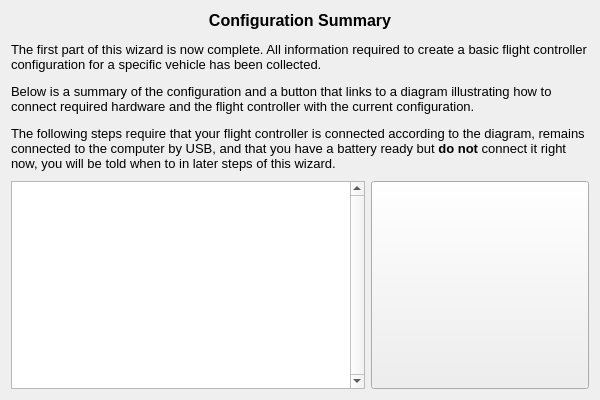
<?xml version="1.0" encoding="UTF-8"?>
<ui version="4.0">
 <class>SummaryPage</class>
 <widget class="QWizardPage" name="SummaryPage">
  <property name="geometry">
   <rect>
    <x>0</x>
    <y>0</y>
    <width>600</width>
    <height>400</height>
   </rect>
  </property>
  <property name="windowTitle">
   <string>WizardPage</string>
  </property>
  <layout class="QVBoxLayout" name="verticalLayout">
   <item>
    <widget class="QLabel" name="label">
     <property name="text">
      <string>&lt;!DOCTYPE HTML PUBLIC &quot;-//W3C//DTD HTML 4.0//EN&quot; &quot;http://www.w3.org/TR/REC-html40/strict.dtd&quot;&gt;
&lt;html&gt;&lt;head&gt;&lt;meta name=&quot;qrichtext&quot; content=&quot;1&quot; /&gt;&lt;style type=&quot;text/css&quot;&gt;
p, li { white-space: pre-wrap; }
&lt;/style&gt;&lt;/head&gt;&lt;body style=&quot; font-family:'Cantarell'; font-size:11pt; font-weight:400; font-style:normal;&quot;&gt;
&lt;p align=&quot;center&quot; style=&quot; margin-top:12px; margin-bottom:12px; margin-left:0px; margin-right:0px; -qt-block-indent:0; text-indent:0px;&quot;&gt;&lt;span style=&quot; font-family:'MS Shell Dlg 2'; font-size:12pt; font-weight:600;&quot;&gt;Configuration Summary&lt;/span&gt;&lt;/p&gt;
&lt;p style=&quot; margin-top:12px; margin-bottom:12px; margin-left:0px; margin-right:0px; -qt-block-indent:0; text-indent:0px;&quot;&gt;&lt;span style=&quot; font-family:'MS Shell Dlg 2'; font-size:10pt;&quot;&gt;The first part of this wizard is now complete. All information required to create a basic flight controller configuration for a specific vehicle has been collected.&lt;/span&gt;&lt;/p&gt;
&lt;p style=&quot; margin-top:12px; margin-bottom:12px; margin-left:0px; margin-right:0px; -qt-block-indent:0; text-indent:0px;&quot;&gt;&lt;span style=&quot; font-family:'MS Shell Dlg 2'; font-size:10pt;&quot;&gt;Below is a summary of the configuration and a button that links to a diagram illustrating how to connect required hardware and the flight controller with the current configuration.&lt;/span&gt;&lt;/p&gt;
&lt;p style=&quot; margin-top:12px; margin-bottom:12px; margin-left:0px; margin-right:0px; -qt-block-indent:0; text-indent:0px;&quot;&gt;&lt;span style=&quot; font-family:'MS Shell Dlg 2'; font-size:10pt;&quot;&gt;The following steps require that your flight controller is connected according to the diagram, remains connected to the computer by USB, and that you have a battery ready but &lt;/span&gt;&lt;span style=&quot; font-family:'MS Shell Dlg 2'; font-size:10pt; font-weight:600;&quot;&gt;do not&lt;/span&gt;&lt;span style=&quot; font-family:'MS Shell Dlg 2'; font-size:10pt;&quot;&gt; connect it right now, you will be told when to in later steps of this wizard.&lt;/span&gt;&lt;/p&gt;&lt;/body&gt;&lt;/html&gt;</string>
     </property>
     <property name="alignment">
      <set>Qt::AlignLeading|Qt::AlignLeft|Qt::AlignTop</set>
     </property>
     <property name="wordWrap">
      <bool>true</bool>
     </property>
    </widget>
   </item>
   <item>
    <layout class="QHBoxLayout" name="horizontalLayout">
     <property name="topMargin">
      <number>4</number>
     </property>
     <item>
      <widget class="QTextEdit" name="configurationSummary">
       <property name="maximumSize">
        <size>
         <width>16777215</width>
         <height>220</height>
        </size>
       </property>
       <property name="font">
        <font>
         <pointsize>10</pointsize>
        </font>
       </property>
       <property name="verticalScrollBarPolicy">
        <enum>Qt::ScrollBarAlwaysOn</enum>
       </property>
       <property name="horizontalScrollBarPolicy">
        <enum>Qt::ScrollBarAlwaysOff</enum>
       </property>
       <property name="textInteractionFlags">
        <set>Qt::TextSelectableByKeyboard|Qt::TextSelectableByMouse</set>
       </property>
      </widget>
     </item>
     <item>
      <widget class="QToolButton" name="illustrationButton">
       <property name="sizePolicy">
        <sizepolicy hsizetype="Fixed" vsizetype="Fixed">
         <horstretch>0</horstretch>
         <verstretch>0</verstretch>
        </sizepolicy>
       </property>
       <property name="minimumSize">
        <size>
         <width>0</width>
         <height>0</height>
        </size>
       </property>
       <property name="toolTip">
        <string>Show connection diagram for configuration</string>
       </property>
       <property name="styleSheet">
        <string notr="true"/>
       </property>
       <property name="text">
        <string/>
       </property>
       <property name="icon">
        <iconset resource="../wizardResources.qrc">
         <normaloff>:/setupwizard/resources/bttn-illustration-color-up.png</normaloff>:/setupwizard/resources/bttn-illustration-color-up.png</iconset>
       </property>
       <property name="iconSize">
        <size>
         <width>210</width>
         <height>210</height>
        </size>
       </property>
       <property name="checkable">
        <bool>false</bool>
       </property>
       <property name="checked">
        <bool>false</bool>
       </property>
       <property name="autoExclusive">
        <bool>true</bool>
       </property>
       <property name="toolButtonStyle">
        <enum>Qt::ToolButtonIconOnly</enum>
       </property>
      </widget>
     </item>
    </layout>
   </item>
  </layout>
 </widget>
 <resources>
  <include location="../wizardResources.qrc"/>
 </resources>
 <connections/>
</ui>
